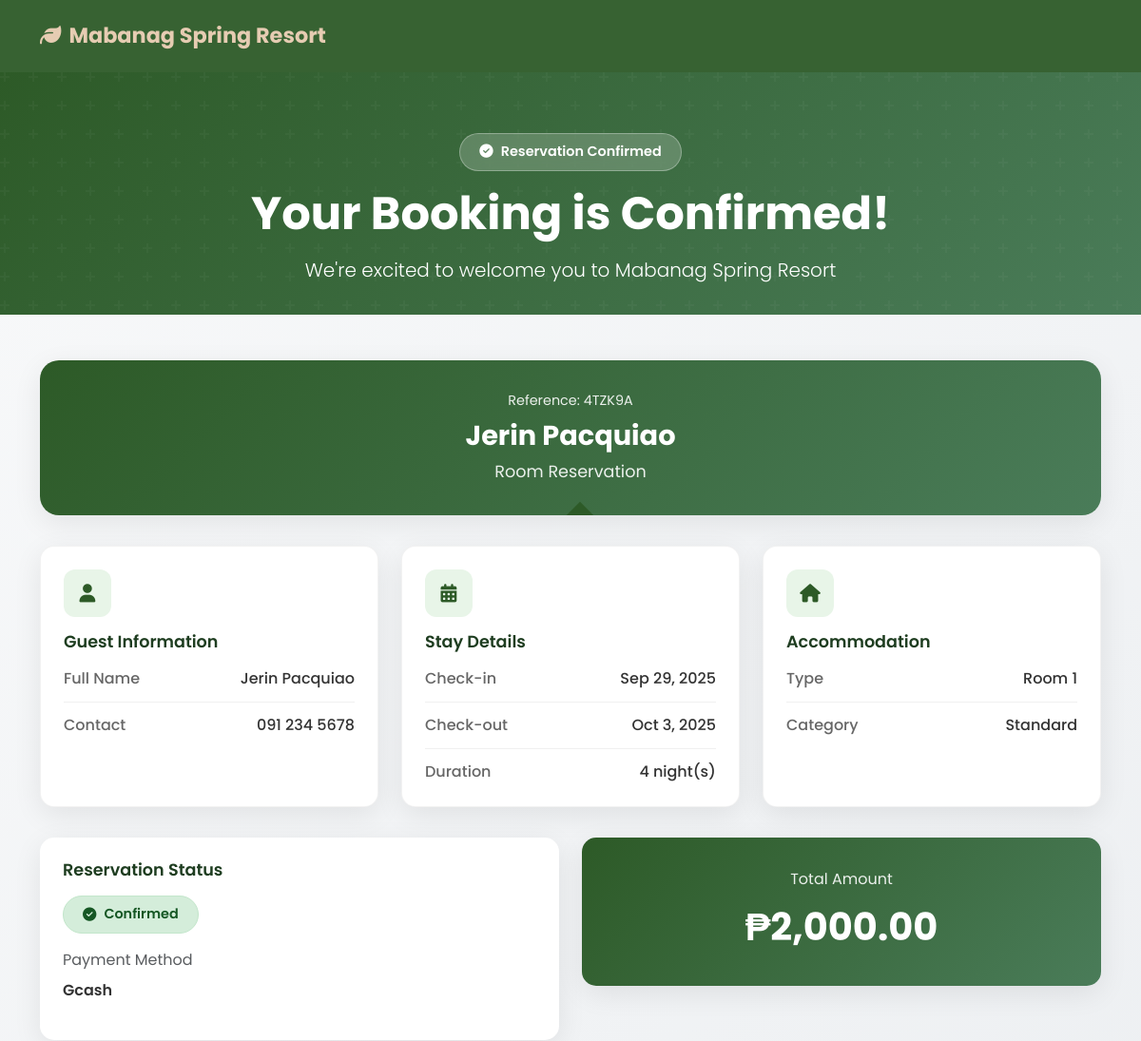
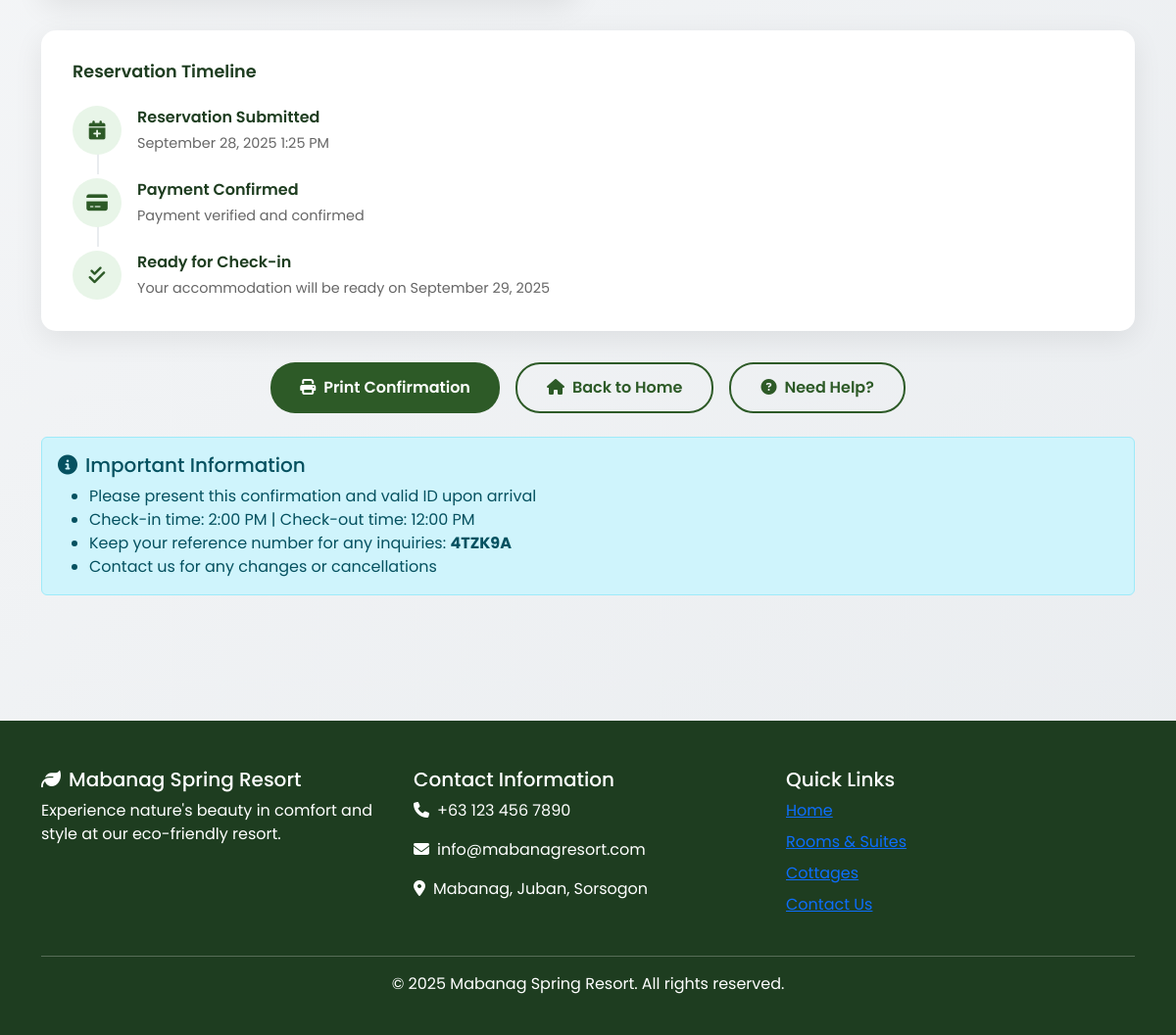
/transaction_details.php?transaction_ref=4TZK9A, run on the app's committed database (2 pictures, top to bottom).
### tables this page shows
CREATE TABLE `reservation` (
  `reservation_id` int(11) NOT NULL,
  `guest_id` int(11) NOT NULL,
  `transaction_reference` varchar(10) NOT NULL,
  `room_id` int(11) DEFAULT NULL,
  `cottage_id` int(11) DEFAULT NULL,
  `check_in_date` date NOT NULL,
  `check_out_date` date DEFAULT NULL,
  `total_amount` decimal(10,2) NOT NULL,
  `reservation_date` datetime NOT NULL DEFAULT current_timestamp(),
  `status` enum('pending','confirmed','cancelled') NOT NULL DEFAULT 'pending'
);

CREATE TABLE `guest` (
  `guest_id` int(11) NOT NULL,
  `firstname` varchar(50) NOT NULL,
  `lastname` varchar(50) NOT NULL,
  `address` varchar(250) NOT NULL,
  `contactno` varchar(15) NOT NULL
);

CREATE TABLE `room` (
  `room_id` int(11) NOT NULL,
  `room_number` int(11) NOT NULL,
  `room_type` varchar(50) NOT NULL,
  `room_price` decimal(10,2) NOT NULL,
  `room_availability` enum('available','occupied','maintenance') NOT NULL,
  `photo` varchar(100) NOT NULL,
  `room_description` text DEFAULT NULL
);

CREATE TABLE `payment` (
  `payment_id` int(11) NOT NULL,
  `reservation_id` int(11) NOT NULL,
  `payment_date` datetime NOT NULL DEFAULT current_timestamp(),
  `amount` decimal(10,2) NOT NULL,
  `payment_method` varchar(50) NOT NULL,
  `payment_reference` varchar(100) DEFAULT NULL,
  `receipt_file` varchar(255) DEFAULT NULL,
  `payment_status` enum('pending','verified','rejected') NOT NULL DEFAULT 'pending'
);

### transaction_details.php (the view, shortened to what this page needs)
<!DOCTYPE html>
<?php
require_once 'admin/connect.php';
$transaction_ref = $_GET['transaction_ref'];
$contactno = isset($_GET['contactno']) ? $_GET['contactno'] : '';
$query = "
    SELECT
        r.*,
        g.firstname,
        g.lastname,
        g.address,
        g.contactno,
        p.payment_method,
        p.payment_reference,
        p.payment_status,
        p.receipt_file,
        rm.room_number,
        rm.room_type,
        rm.room_price,
        c.cottage_type,
        c.cottage_price
    FROM reservation r
    JOIN guest g ON r.guest_id = g.guest_id
    LEFT JOIN payment p ON r.reservation_id = p.reservation_id
    LEFT JOIN room rm ON r.room_id = rm.room_id
    LEFT JOIN cottage c ON r.cottage_id = c.cottage_id
    WHERE r.transaction_reference = '$transaction_ref' OR g.contactno = '$contactno'
";
$result = $conn->query($query);
$reservation = $result->fetch_assoc();
$duration = 0;
if (!empty($reservation['check_out_date'])) {
    $check_in = new DateTime($reservation['check_in_date']);
    $check_out = new DateTime($reservation['check_out_date']);
    $duration = $check_out->diff($check_in)->days;
}
?>
 <!doctype html>
<html lang="en">
<head>
    <link href="https://cdn.jsdelivr.net/npm/bootstrap@5.3.8/dist/css/bootstrap.min.css" rel="stylesheet">
    <link rel="stylesheet" href="https://cdnjs.cloudflare.com/ajax/libs/font-awesome/6.4.0/css/all.min.css">
    <link href="https://unpkg.com/aos@2.3.1/dist/aos.css" rel="stylesheet">
</head>
<body>
    <nav class="navbar navbar-expand-lg navbar-dark fixed-top">
        <div class="container">
            <a class="navbar-brand" href="index.php">
                <i class="fas fa-leaf me-2"></i>Mabanag Spring Resort
            </a>
        </div>
    </nav>
    <section class="confirmation-hero">
        <div class="container text-center">
            <div class="confirmation-badge">
                <i class="fas fa-check-circle me-2"></i>Reservation Confirmed
            </div>
            <h1 class="display-5 fw-bold mb-3">Your Booking is Confirmed!</h1>
            <p class="lead mb-0">We're excited to welcome you to Mabanag Spring Resort</p>
        </div>
    </section>
    <div class="details-container">
        <div class="container">
            <div class="summary-card" data-aos="fade-up">
                <div class="summary-header text-center">
                    <div class="ref-number">Reference: <?php echo $reservation['transaction_reference']; ?></div>
                    <h2 class="guest-name"><?php echo $reservation['firstname'] . ' ' . $reservation['lastname']; ?></h2>
                    <div class="reservation-type">
                        <?php
                            if ($reservation['room_id']) {
                                echo 'Room Reservation';
                            } else if ($reservation['cottage_id']) {
                                echo 'Cottage Reservation';
                            }
                        ?>
                    </div>
                </div>
            </div>
            <div class="info-grid">
                <div class="info-card" data-aos="fade-up" data-aos-delay="100">
                    <div class="card-icon">
                        <i class="fas fa-user"></i>
                    </div>
                    <h3 class="card-title">Guest Information</h3>
                    <div class="detail-item">
                        <span class="detail-label">Full Name</span>
                        <span class="detail-value"><?php echo $reservation['firstname'] . ' ' . $reservation['lastname']; ?></span>
                    </div>
                    <div class="detail-item">
                        <span class="detail-label">Contact</span>
                        <span class="detail-value"><?php echo $reservation['contactno']; ?></span>
                    </div>
                </div>
                <div class="info-card" data-aos="fade-up" data-aos-delay="150">
                    <div class="card-icon">
                        <i class="fas fa-calendar-alt"></i>
                    </div>
                    <h3 class="card-title">Stay Details</h3>
                    <div class="detail-item">
                        <span class="detail-label">Check-in</span>
                        <span class="detail-value"><?php echo date('M j, Y', strtotime($reservation['check_in_date'])); ?></span>
                    </div>
                <?php if (!empty($reservation['check_out_date'])): ?>
                    <div class="detail-item">
                        <span class="detail-label">Check-out</span>
                        <span class="detail-value"><?php echo date('M j, Y', strtotime($reservation['check_out_date'])); ?></span>
                    </div>
                    <div class="detail-item">
                        <span class="detail-label">Duration</span>
                        <span class="detail-value"><?php echo $duration . ' night(s)'; ?></span>
                    </div>
                <?php endif; ?>
                </div>
                <div class="info-card" data-aos="fade-up" data-aos-delay="200">
                    <div class="card-icon">
                        <i class="fas fa-home"></i>
                    </div>
                    <h3 class="card-title">Accommodation</h3>
                    <div class="detail-item">
                        <span class="detail-label">Type</span>
                        <span class="detail-value">
                            <?php
                                if ($reservation['room_id']) {
                                    echo 'Room ' . $reservation['room_number'];
                                } else if ($reservation['cottage_id']) {
                                    echo $reservation['cottage_type'];
                                }
                            ?>
                        </span>
                    </div>
                    <div class="detail-item">
                        <span class="detail-label">Category</span>
                        <span class="detail-value">
                            <?php
                                if ($reservation['room_id']) {
                                    echo $reservation['room_type'];
                                } else if ($reservation['cottage_id']) {
                                    echo 'Cottage';
                                }
                            ?>
                        </span>
                    </div>
                </div>
            </div>
            <div class="row">
                <div class="col-lg-6">
                    <div class="status-card" data-aos="fade-up" data-aos-delay="250">
                        <h3 class="card-title mb-3">Reservation Status</h3>
                        <div class="status-badge status-<?php echo $reservation['status']; ?>">
                            <i class="fas fa-check-circle"></i>
                            <?php echo ucfirst($reservation['status']); ?>
                        </div>
                        <div class="mt-3">
                            <p class="text-muted mb-2">Payment Method</p>
                            <p class="fw-semibold"><?php echo ucfirst(str_replace('_', ' ', $reservation['payment_method'])); ?></p>
                        </div>
                    </div>
                </div>
                <div class="col-lg-6">
                    <div class="amount-card" data-aos="fade-up" data-aos-delay="300">
                        <div class="amount-label">Total Amount</div>
                        <div class="amount-value">₱<?php echo number_format($reservation['total_amount'], 2); ?></div>
                    </div>
                </div>
            </div>
            <div class="timeline" data-aos="fade-up" data-aos-delay="350">
                <h3 class="card-title mb-4">Reservation Timeline</h3>
                <div class="timeline-item">
                    <div class="timeline-icon">
                        <i class="fas fa-calendar-plus"></i>
                    </div>
                    <div class="timeline-content">
                        <div class="timeline-title">Reservation Submitted</div>
                        <div class="timeline-date"><?php echo date('F j, Y g:i A', strtotime($reservation['reservation_date'])); ?></div>
                    </div>
                </div>
                <div class="timeline-item">
                    <div class="timeline-icon">
                        <i class="fas fa-credit-card"></i>
                    </div>
                    <div class="timeline-content">
                        <div class="timeline-title">Payment <?php echo $reservation['payment_status'] === 'verified' ? 'Confirmed' : 'Pending'; ?></div>
                        <div class="timeline-date">
                            <?php
                                if ($reservation['payment_status'] === 'verified') {
                                    echo 'Payment verified and confirmed';
                                } else {
                                    echo 'Awaiting payment verification';
                                }
                            ?>
                        </div>
                    </div>
                </div>
                <div class="timeline-item">
                    <div class="timeline-icon">
                        <i class="fas fa-check-double"></i>
                    </div>
                    <div class="timeline-content">
                        <div class="timeline-title">Ready for Check-in</div>
                        <div class="timeline-date">Your accommodation will be ready on <?php echo date('F j, Y', strtotime($reservation['check_in_date'])); ?></div>
                    </div>
                </div>
            </div>
            <div class="action-buttons no-print" data-aos="fade-up" data-aos-delay="400">
                <button class="btn btn-primary" onclick="window.print()">
                    <i class="fas fa-print me-2"></i>Print Confirmation
                </button>
                <a href="index.php" class="btn btn-outline">
                    <i class="fas fa-home me-2"></i>Back to Home
                </a>
                <a href="contactus.php" class="btn btn-outline">
                    <i class="fas fa-question-circle me-2"></i>Need Help?
                </a>
            </div>
            <div class="alert alert-info mt-4 no-print" data-aos="fade-up" data-aos-delay="450">
                <h5><i class="fas fa-info-circle me-2"></i>Important Information</h5>
                <ul class="mb-0 mt-2">
                    <li>Please present this confirmation and valid ID upon arrival</li>
                    <li>Check-in time: 2:00 PM | Check-out time: 12:00 PM</li>
                    <li>Keep your reference number for any inquiries: <strong><?php echo $reservation['transaction_reference']; ?></strong></li>
                    <li>Contact us for any changes or cancellations</li>
                </ul>
            </div>
        </div>
    </div>
    <footer class="footer no-print">
        <div class="container">
            <div class="row">
                <div class="col-lg-4 mb-4">
                    <h5><i class="fas fa-leaf me-2"></i>Mabanag Spring Resort</h5>
                    <p>Experience nature's beauty in comfort and style at our eco-friendly resort.</p>
                </div>
                <div class="col-lg-4 mb-4">
                    <h5>Contact Information</h5>
                    <p><i class="fas fa-phone me-2"></i>+63 123 456 7890</p>
                    <p><i class="fas fa-envelope me-2"></i>info@mabanagresort.com</p>
                    <p><i class="fas fa-map-marker-alt me-2"></i>Mabanag, Juban, Sorsogon</p>
                </div>
                <div class="col-lg-4 mb-4">
                    <h5>Quick Links</h5>
                    <div class="footer-links">
                        <a href="index.php" class="d-block mb-2">Home</a>
                        <a href="rooms.php" class="d-block mb-2">Rooms & Suites</a>
                        <a href="cottages.php" class="d-block mb-2">Cottages</a>
                        <a href="contact.php" class="d-block">Contact Us</a>
                    </div>
                </div>
            </div>
            <hr>
            <div class="text-center">
                <p>&copy; <?php echo date('Y'); ?> Mabanag Spring Resort. All rights reserved.</p>
            </div>
        </div>
    </footer>
</body>
</html>

### data on the page
reservation: transaction_reference "4TZK9A", guest.firstname "Jerin", guest.lastname "Pacquiao", guest.contactno "091 234 5678", check_in_date "Sep 29, 2025", check_out_date "Oct 3, 2025", duration "4", room.room_number "1", room.room_type "Standard", status "Confirmed", payment.payment_method "Gcash", total_amount "2,000.00", reservation_date "September 28, 2025 1:25 PM", check_in_date "September 29, 2025"
